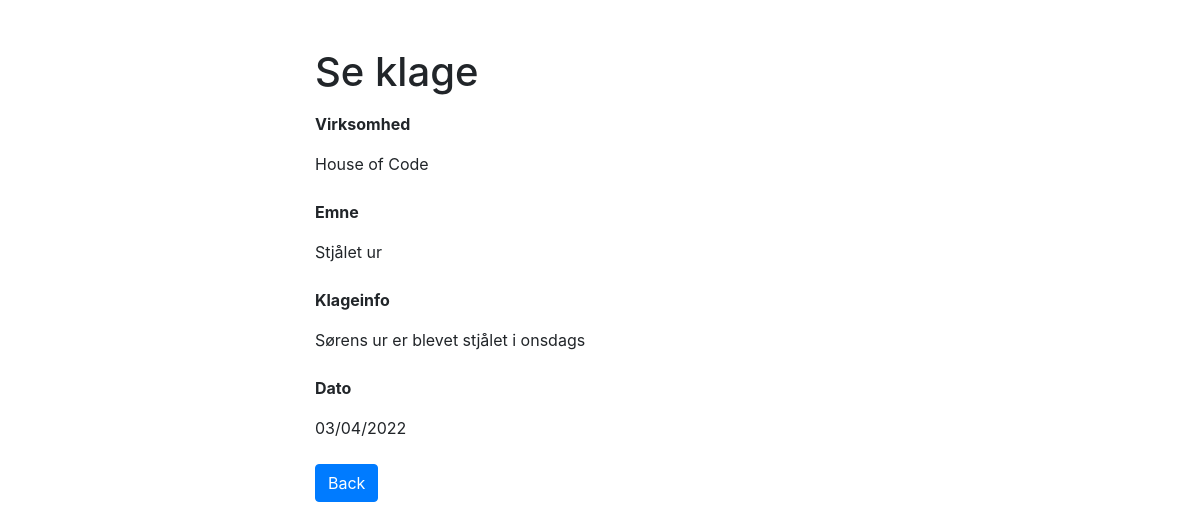
Screenshot of /read.php?id=2 with the database file from the repository.
### tables this page shows
CREATE TABLE IF NOT EXISTS `Klager` (
  `id` int(11) NOT NULL AUTO_INCREMENT,
  `virksomhed` varchar(100) NOT NULL,
  `emne` varchar(100) NOT NULL,
  `klageinfo` varchar(255) NOT NULL,
  `dato` varchar(255) NOT NULL,
  PRIMARY KEY (`id`)
);

### read.php (the view, shortened to what this page needs)
<?php
if(isset($_GET["id"]) && !empty(trim($_GET["id"]))){
    require "config.php";
    $sql = "SELECT * FROM klager WHERE id = ?";
    if($stmt = mysqli_prepare($link, $sql)){
        mysqli_stmt_bind_param($stmt, "i", $param_id);
        if(mysqli_stmt_execute($stmt)){
            $result = mysqli_stmt_get_result($stmt);
            if(mysqli_num_rows($result) == 1){
                $row = mysqli_fetch_array($result, MYSQLI_ASSOC);
            } else{
                header("location: error.php");
                exit();
            }
        } else{
            echo "Oops! Something went wrong. Please try again later.";
        }
    }
} else{
    header("location: error.php");
    exit();
}
?>
<!DOCTYPE html>
<html lang="en">
<head>
    <link rel="stylesheet" href="https://stackpath.bootstrapcdn.com/bootstrap/4.5.2/css/bootstrap.min.css">
</head>
<body>
    <div class="wrapper">
        <div class="container-fluid">
            <div class="row">
                <div class="col-md-12">
                    <h1 class="mt-5 mb-3">Se klage</h1>
                    <div class="form-group">
                        <p><b>Virksomhed</b></p>
                        <label><?php echo $row["virksomhed"]; ?></label>
                    </div>
                    <div class="form-group">
                        <p><b>Emne</b></p>
                        <label><?php echo $row["emne"]; ?></label>
                    </div>
                    <div class="form-group">
                        <p><b>Klageinfo</b></p>
                        <label><?php echo $row["klageinfo"]; ?></label>
                    </div>
                    <div class="form-group">
                        <p><b>Dato</b></p>
                        <label><?php echo $row["dato"]; ?></label>
                    </div>
                    <p><a href="index.php" class="btn btn-primary">Back</a></p>
                </div>
            </div>
        </div>
    </div>
</body>
</html>

### read.php (style rules this page uses)
.wrapper { width: 600px; margin: 0 auto; }

### rows the page displays
klager: virksomhed "House of Code", emne "Stjålet ur", klageinfo "Sørens ur er blevet stjålet i onsdags", dato "03/04/2022"
